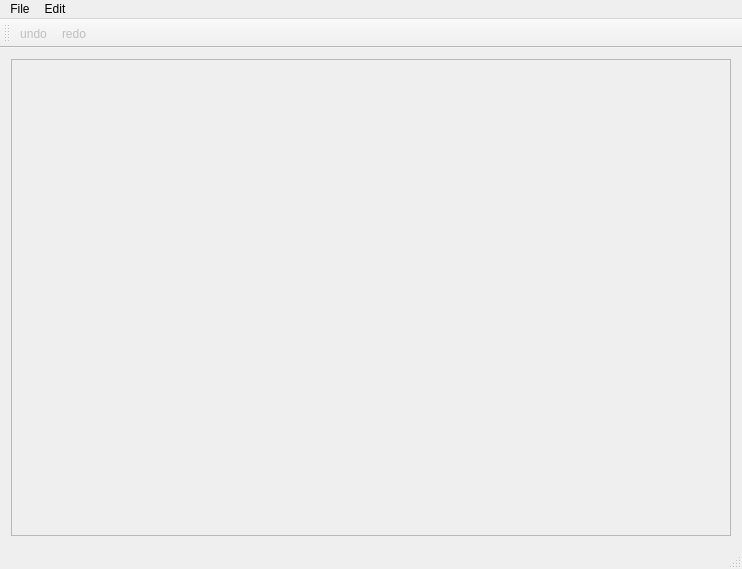
<?xml version="1.0" encoding="UTF-8"?>
<ui version="4.0">
 <class>MainWindow</class>
 <widget class="QMainWindow" name="MainWindow">
  <property name="geometry">
   <rect>
    <x>0</x>
    <y>0</y>
    <width>742</width>
    <height>569</height>
   </rect>
  </property>
  <property name="windowTitle">
   <string>MainWindow</string>
  </property>
  <widget class="QWidget" name="centralWidget">
   <property name="sizePolicy">
    <sizepolicy hsizetype="Preferred" vsizetype="Preferred">
     <horstretch>0</horstretch>
     <verstretch>0</verstretch>
    </sizepolicy>
   </property>
   <layout class="QVBoxLayout" name="verticalLayout_2">
    <item>
     <widget class="QScrollArea" name="scrollArea">
      <property name="sizePolicy">
       <sizepolicy hsizetype="Preferred" vsizetype="Preferred">
        <horstretch>0</horstretch>
        <verstretch>0</verstretch>
       </sizepolicy>
      </property>
      <property name="verticalScrollBarPolicy">
       <enum>Qt::ScrollBarAsNeeded</enum>
      </property>
      <property name="horizontalScrollBarPolicy">
       <enum>Qt::ScrollBarAsNeeded</enum>
      </property>
      <property name="widgetResizable">
       <bool>true</bool>
      </property>
      <property name="alignment">
       <set>Qt::AlignLeading|Qt::AlignLeft|Qt::AlignVCenter</set>
      </property>
      <widget class="QWidget" name="scrollAreaWidgetContents">
       <property name="geometry">
        <rect>
         <x>0</x>
         <y>0</y>
         <width>722</width>
         <height>456</height>
        </rect>
       </property>
       <property name="sizePolicy">
        <sizepolicy hsizetype="Preferred" vsizetype="Preferred">
         <horstretch>0</horstretch>
         <verstretch>0</verstretch>
        </sizepolicy>
       </property>
       <layout class="QVBoxLayout" name="verticalLayout">
        <item>
         <widget class="QLabel" name="imageLabel">
          <property name="sizePolicy">
           <sizepolicy hsizetype="Preferred" vsizetype="Preferred">
            <horstretch>0</horstretch>
            <verstretch>0</verstretch>
           </sizepolicy>
          </property>
          <property name="text">
           <string/>
          </property>
          <property name="scaledContents">
           <bool>false</bool>
          </property>
          <property name="alignment">
           <set>Qt::AlignCenter</set>
          </property>
         </widget>
        </item>
       </layout>
      </widget>
     </widget>
    </item>
   </layout>
  </widget>
  <widget class="QMenuBar" name="menuBar">
   <property name="geometry">
    <rect>
     <x>0</x>
     <y>0</y>
     <width>742</width>
     <height>27</height>
    </rect>
   </property>
   <widget class="QMenu" name="menuFile">
    <property name="title">
     <string>File</string>
    </property>
    <addaction name="actionOpen"/>
    <addaction name="actionSave"/>
    <addaction name="actionSave_as"/>
    <addaction name="separator"/>
    <addaction name="actionExit"/>
   </widget>
   <widget class="QMenu" name="menuEdit">
    <property name="title">
     <string>Edit</string>
    </property>
    <addaction name="actionSmooth"/>
    <addaction name="actionGrayscale"/>
    <addaction name="actionGradient"/>
    <addaction name="actionBrighten"/>
    <addaction name="actionLaplacian"/>
    <addaction name="actionDarken"/>
    <addaction name="actionNoise"/>
    <addaction name="actionBinary_Threshold"/>
    <addaction name="actionNegate"/>
    <addaction name="actionFFT"/>
    <addaction name="actionSharpen"/>
    <addaction name="actionGamma"/>
    <addaction name="actionContrast"/>
    <addaction name="actionEmboss"/>
    <addaction name="actionPosterize"/>
   </widget>
   <addaction name="menuFile"/>
   <addaction name="menuEdit"/>
  </widget>
  <widget class="QToolBar" name="mainToolBar">
   <property name="enabled">
    <bool>true</bool>
   </property>
   <attribute name="toolBarArea">
    <enum>TopToolBarArea</enum>
   </attribute>
   <attribute name="toolBarBreak">
    <bool>false</bool>
   </attribute>
   <addaction name="actionUndo"/>
   <addaction name="actionRedo"/>
  </widget>
  <widget class="QStatusBar" name="statusBar"/>
  <action name="actionExit">
   <property name="text">
    <string>Exit</string>
   </property>
   <property name="shortcut">
    <string>Ctrl+Q</string>
   </property>
  </action>
  <action name="actionOpen">
   <property name="text">
    <string>Open</string>
   </property>
   <property name="shortcut">
    <string>Ctrl+O</string>
   </property>
  </action>
  <action name="actionSave">
   <property name="text">
    <string>Save</string>
   </property>
  </action>
  <action name="actionSave_as">
   <property name="text">
    <string>Save as</string>
   </property>
  </action>
  <action name="actionGrayscale">
   <property name="text">
    <string>Grayscale</string>
   </property>
  </action>
  <action name="actionUndo">
   <property name="enabled">
    <bool>false</bool>
   </property>
   <property name="icon">
    <iconset resource="images.qrc">
     <normaloff>:/images/images/Undo-icon.png</normaloff>:/images/images/Undo-icon.png</iconset>
   </property>
   <property name="text">
    <string>undo</string>
   </property>
   <property name="shortcut">
    <string>Ctrl+Z</string>
   </property>
  </action>
  <action name="actionRedo">
   <property name="enabled">
    <bool>false</bool>
   </property>
   <property name="icon">
    <iconset resource="images.qrc">
     <normaloff>:/images/images/Redo-icon.png</normaloff>:/images/images/Redo-icon.png</iconset>
   </property>
   <property name="text">
    <string>redo</string>
   </property>
   <property name="shortcut">
    <string>Ctrl+Shift+Z</string>
   </property>
  </action>
  <action name="actionSmooth">
   <property name="text">
    <string>Smooth</string>
   </property>
  </action>
  <action name="actionBrighten">
   <property name="text">
    <string>Brighten</string>
   </property>
  </action>
  <action name="actionGradient">
   <property name="text">
    <string>Gradient</string>
   </property>
  </action>
  <action name="actionLaplacian">
   <property name="text">
    <string>Laplacian</string>
   </property>
  </action>
  <action name="actionDarken">
   <property name="text">
    <string>Darken</string>
   </property>
  </action>
  <action name="actionNoise">
   <property name="text">
    <string>Noise</string>
   </property>
  </action>
  <action name="actionBinary_Threshold">
   <property name="text">
    <string>Binary Threshold</string>
   </property>
  </action>
  <action name="actionNegate">
   <property name="text">
    <string>Negate</string>
   </property>
  </action>
  <action name="actionFFT">
   <property name="text">
    <string>FFT</string>
   </property>
  </action>
  <action name="actionSharpen">
   <property name="text">
    <string>Sharpen</string>
   </property>
  </action>
  <action name="actionGamma">
   <property name="text">
    <string>Gamma</string>
   </property>
  </action>
  <action name="actionContrast">
   <property name="text">
    <string>Contrast</string>
   </property>
  </action>
  <action name="actionEmboss">
   <property name="text">
    <string>Emboss</string>
   </property>
  </action>
  <action name="actionPosterize">
   <property name="text">
    <string>Posterize</string>
   </property>
  </action>
 </widget>
 <layoutdefault spacing="6" margin="11"/>
 <resources>
  <include location="images.qrc"/>
 </resources>
 <connections/>
</ui>
